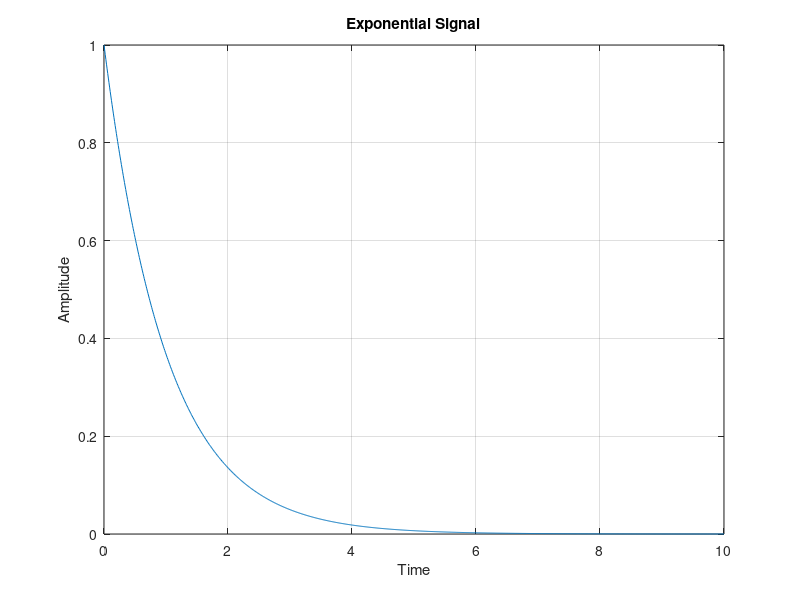

The MATLAB source for this figure:

clc;
clear;
close all;

t = 0:0.01:10;

x = exp(-t);

E = sum(abs(x).^2)*0.01;
P = E/(t(end)-t(1));

disp(['Energy = ',num2str(E)]);
disp(['Power = ',num2str(P)]);

plot(t,x);
title('Exponential Signal');
xlabel('Time');
ylabel('Amplitude');
grid on;
